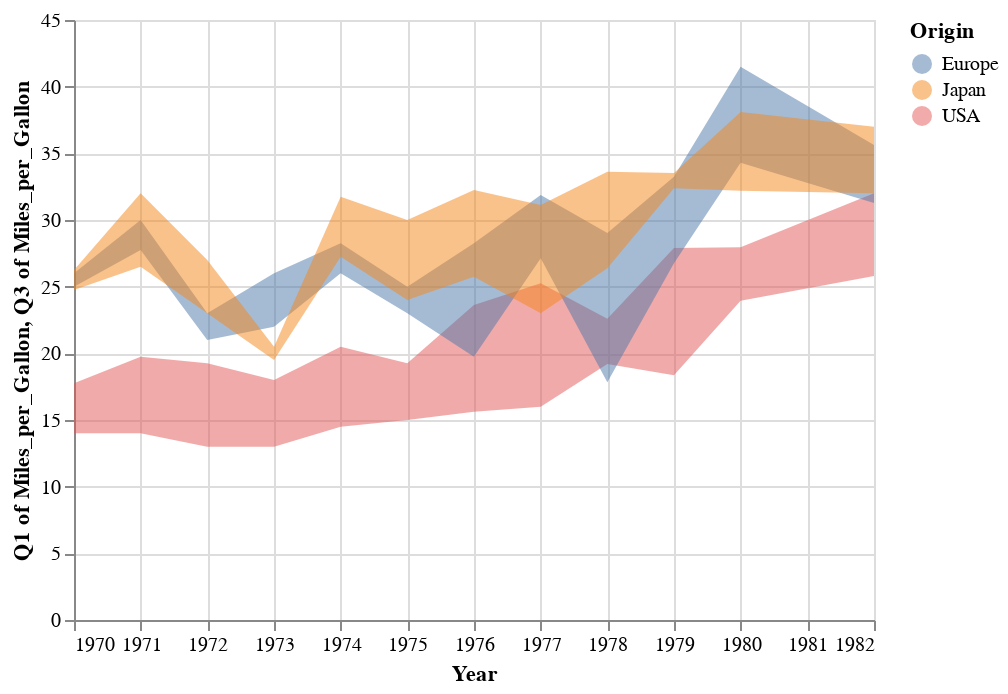

Source (notebook cell):
### Markdown cell above
Til dere som har S2:
Vi kan også se på kvartilbredden.

### Code cell
alt.Chart(df).mark_area(opacity=0.5).encode(
    color='Origin',
    y='q1(Miles_per_Gallon)',
    y2='q3(Miles_per_Gallon)',
    x='Year',
)

### Figure 1 — Vega-Lite specification as saved in the notebook (floating-point values rounded to 4 significant figures; data arrays with more than 128 entries replaced by an {"elided": "..."} marker saying what was removed)
{"$schema": "https://vega.github.io/schema/vega-lite/v2.6.0.json", "config": {"view": {"height": 300, "width": 400}}, "data": {"name": "data-f02450ab61490a1363517a0190416235"}, "datasets": {"data-f02450ab61490a1363517a0190416235": {"elided": "406 records"}}, "encoding": {"color": {"field": "Origin", "type": "nominal"}, "x": {"field": "Year", "type": "temporal"}, "y": {"aggregate": "q1", "field": "Miles_per_Gallon", "type": "quantitative"}, "y2": {"aggregate": "q3", "field": "Miles_per_Gallon", "type": "quantitative"}}, "mark": {"opacity": 0.5, "type": "area"}}
